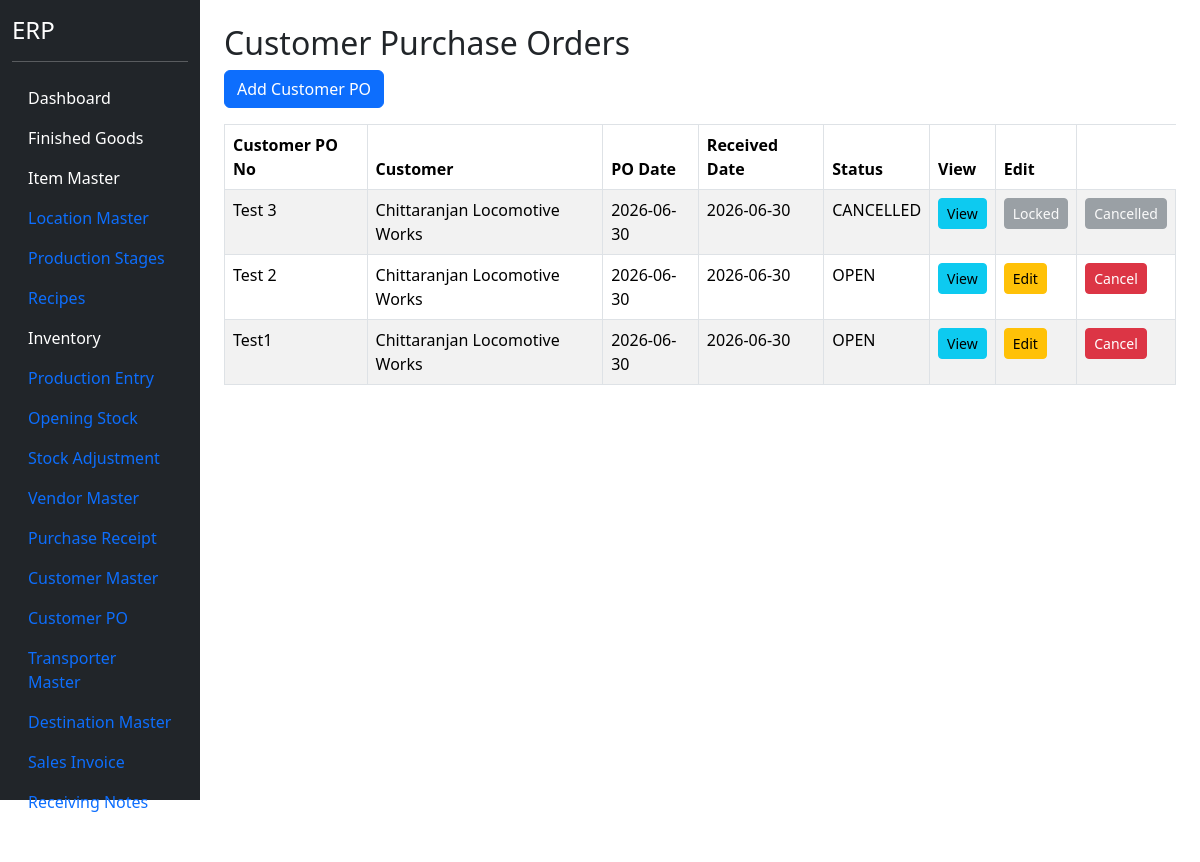
/customer-po (signed in), run on an earlier commit of the app's database.
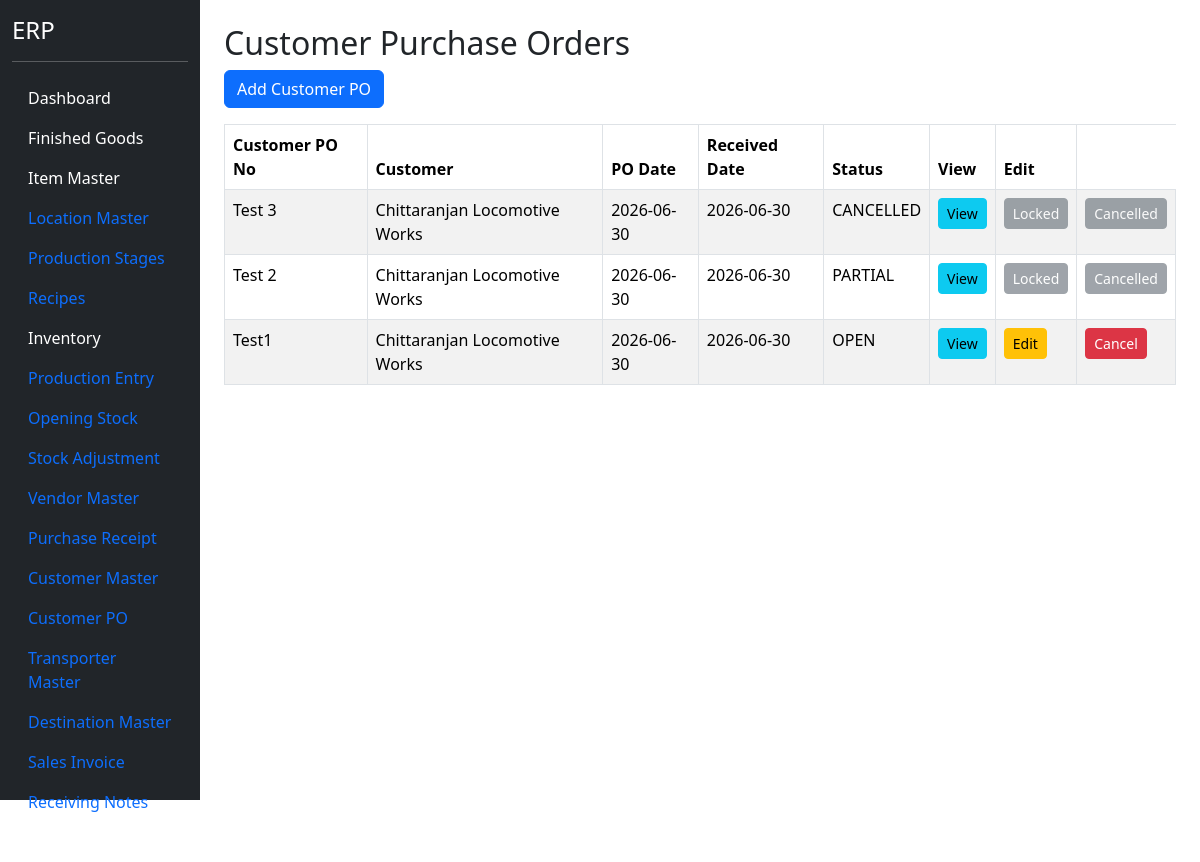
And on a later commit of the database.
### models.py (models this page shows)
class CustomerPOHeader(db.Model):
    __tablename__ = "customer_po_header"
    id = db.Column(
        db.Integer,
        primary_key=True
    )
    customer_id = db.Column(
        db.Integer,
        db.ForeignKey("customer_master.id"),
        nullable=False
    )
    customer_po_no = db.Column(
        db.String(100),
        nullable=False
    )
    customer_po_date = db.Column(
        db.Date,
        nullable=False
    )
    order_received_date = db.Column(
        db.Date,
        nullable=False
    )
    payment_terms = db.Column(
        db.String(200)
    )
    freight_terms = db.Column(
        db.String(200)
    )
    remarks = db.Column(
        db.String(500)
    )
    status = db.Column(
        db.String(20),
        default="OPEN"
    )
    customer = db.relationship(
        "CustomerMaster"
    )
    details = db.relationship(
        "CustomerPODetail",
        backref="customer_po",
        cascade="all, delete-orphan"
    )

class CustomerMaster(db.Model):
    __tablename__ = "customer_master"
    id = db.Column(
        db.Integer,
        primary_key=True
    )
    customer_code = db.Column(
        db.String(20),
        unique=True,
        nullable=True
    )
    customer_name = db.Column(
        db.String(200),
        nullable=False
    )
    contact_person = db.Column(
        db.String(100)
    )
    mobile = db.Column(
        db.String(20)
    )
    email = db.Column(
        db.String(100)
    )
    gst_no = db.Column(
        db.String(30)
    )
    pan_no = db.Column(
        db.String(20)
    )
    address = db.Column(
        db.String(500)
    )
    city = db.Column(
        db.String(100)
    )
    state = db.Column(
        db.String(100)
    )
    country = db.Column(
        db.String(100),
        default="India"
    )
    pincode = db.Column(
        db.String(20)
    )
    credit_days = db.Column(
        db.Integer,
        default=30
    )
    credit_limit = db.Column(
        db.Float,
        default=0
    )
    active = db.Column(
        db.Boolean,
        default=True
    )

### blueprints/masters/routes.py (the view)
@masters_bp.route("/customer-po")
@login_required
def customer_po():
    po_list = CustomerPOHeader.query.order_by(
        CustomerPOHeader.order_received_date.desc(),
        CustomerPOHeader.id.desc()
    ).all()
    return render_template(
        "customer_po.html",
        po_list=po_list
    )

### app.py (called while the page is built)
@login_manager.user_loader
def load_user(user_id):
    return User.query.get(int(user_id))

### templates/customer_po.html
{% extends "base.html" %}
{% block content %}
<div class="container mt-4">
<h2>
    Customer Purchase Orders
</h2>
<a
    href="/customer-po/add"
    class="btn btn-primary mb-3">
    Add Customer PO
</a>
<table class="table table-bordered table-striped">
    <thead>
        <tr>
            <th>
                Customer PO No
            </th>
            <th>
                Customer
            </th>
            <th>
                PO Date
            </th>
            <th>
                Received Date
            </th>
            <th>
                Status
            </th>
            <th>
                View
            </th>
            <th>
                Edit
            </th>
        </tr>
    </thead>
<tbody>
    {% for row in po_list %}
        <tr>
            <td>
                {{ row.customer_po_no }}
            </td>
            <td>
                {{ row.customer.customer_name }}
            </td>
            <td>
                {{ row.customer_po_date }}
            </td>
            <td>
                {{ row.order_received_date }}
            </td>
            <td>
                {{ row.status }}
            </td>
            <td>
                <a
                    href="/customer-po/view/{{ row.id }}"
                    class="btn btn-info btn-sm">
                    View
                </a>
            </td>
            <td>
                {% if row.status=="OPEN" %}
                    <a
                        href="/customer-po/edit/{{ row.id }}"
                        class="btn btn-warning btn-sm">
                        Edit
                    </a>
                    {% else %}
                    <button
                        class="btn btn-secondary btn-sm"
                        disabled>
                        Locked
                    </button>
                    {% endif %}
            </td>
            <td>
                {% if row.status=="OPEN" %}
                    <a
                        href="/customer-po/cancel/{{ row.id }}"
                        class="btn btn-danger btn-sm"
                        onclick="return confirm('Cancel this Customer PO?');">
                        Cancel
                    </a>
                    {% else %}
                    <button
                        class="btn btn-secondary btn-sm"
                        disabled>
                        Cancelled
                    </button>
                    {% endif %}
            </td>
        </tr>
        {% endfor %}
    </tbody>
</table>
</div>
{% endblock %}

What changed in the data, as far as the page shows it:
changed CustomerPOHeader "Test 2": status "OPEN" → "PARTIAL"; status "Edit Cancel" → "Locked Cancelled"
